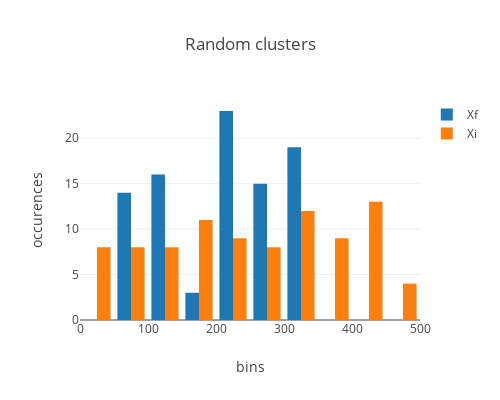

Notebook cell for this chart:
### Code cell
trace1 = dict(
    type='histogram',
    name = 'Xf',
    x = table.Xf,
)

trace2 = dict(
    type='histogram',
    name = 'Xi',
    x = table.Xi,
)

my_data = [trace1, trace2]

my_layout = dict(
    title = 'Random clusters',
    width = 500,
    height = 400,
    xaxis = dict(title = 'bins'),
    yaxis = dict(title = 'occurences'),
)

fig = dict(
    data = my_data,
    layout = my_layout,
)
py.offline.iplot(fig)
